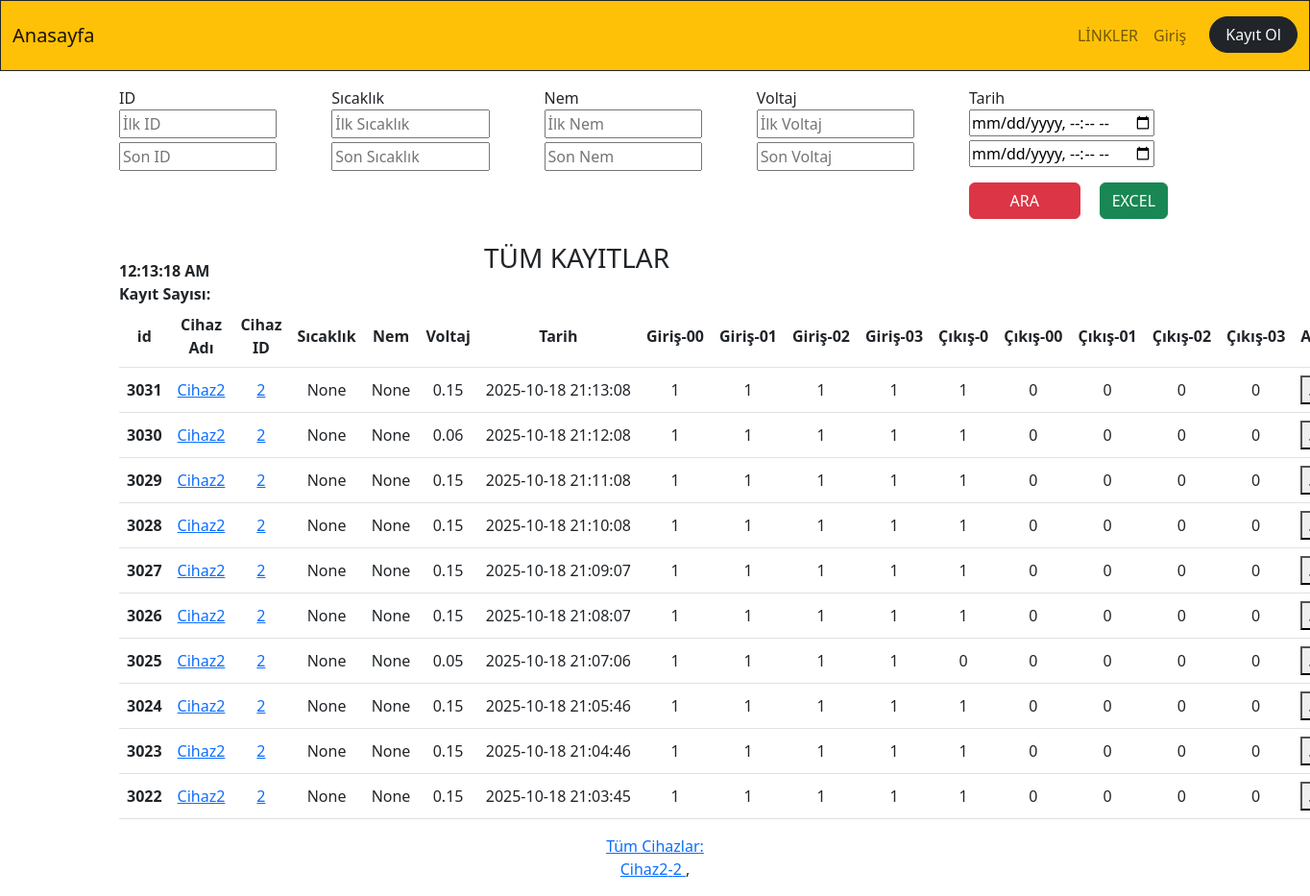
Before: / with the older database file.
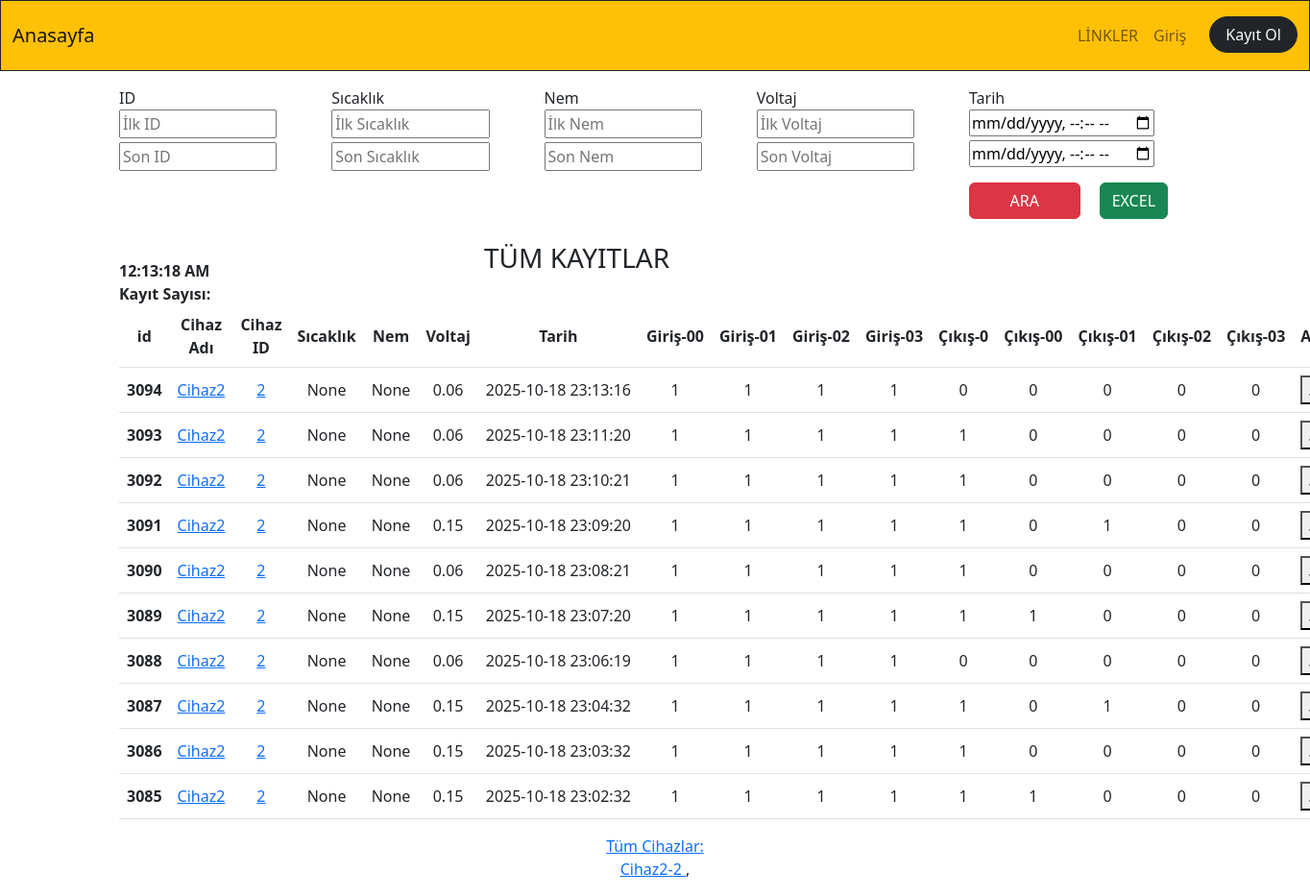
After: the same page with the newer database file.
### app_monitor/models.py (models this page shows, shortened)
class Temperature(models.Model):
    id=models.BigAutoField(primary_key=True,db_column='ID')
    temperature=models.FloatField(blank=True,null=True)
    humidity=models.FloatField(blank=True,null=True)
    volcum=models.FloatField(blank=True,null=True)
    date=models.DateTimeField()
    mail=models.BooleanField(default=False)
    additionalText=models.CharField(blank=True,null=True, max_length=50)
    device_id=models.ForeignKey(Device,on_delete=models.CASCADE,null=True, blank=True)
    device_name=models.CharField(blank=True,null=True, max_length=50)
    cikis0=models.CharField(blank=True,null=True, max_length=5)
    cikis00=models.CharField(blank=True,null=True, max_length=5)
    cikis01=models.CharField(blank=True,null=True, max_length=5)
    cikis02=models.CharField(blank=True,null=True, max_length=5)
    cikis03=models.CharField(blank=True,null=True, max_length=5)
    input00=models.CharField(blank=True,null=True, max_length=1)
    input01=models.CharField(blank=True,null=True, max_length=1)
    input02=models.CharField(blank=True,null=True, max_length=1)
    input03=models.CharField(blank=True,null=True, max_length=1)
    tag_id=models.ForeignKey(RFID_Kisi,on_delete=models.CASCADE,null=True,blank=True)
    staff_name=models.CharField(blank=True,null=True, max_length=30)

class Device(models.Model):
    device_id=models.IntegerField(primary_key=True,db_column='ID')
    device_name=models.CharField(blank=True,null=True, max_length=20)
    device_ip=models.CharField(blank=True,null=True, max_length=20)
    device_port=models.IntegerField(blank=True,null=True)
    device_function=models.CharField(blank=True,null=True, max_length=20)
    device_state=models.BooleanField(blank=True,null=True,default=False) #241225
    def __str__(self):
        return(f"{self.device_id}")

### app_monitor/views.py (the view)
# urls.py: path('',dashboard,name="dashboard"),
def dashboard(request):
    print("dashboard girdi....")
    device_query=Device.objects.all().order_by(Lower('device_name'))
    deviceAll = Temperature.objects.order_by('-id')
    paginator = Paginator(deviceAll, 10)  # Show 5 contacts per page.
    device_search_count = deviceAll.count()
    page_number = request.GET.get('page')
    devicePaginator = paginator.get_page(page_number)
    context=dict(
        device_query=device_query,
        devicePaginator=devicePaginator,
    )
    return render(request,"app_monitor/dashboard.html",context)

### app_monitor/templates/app_monitor/dashboard.html (shortened to what the changed rows need)
{% extends "core/base.html" %}
{% load static %}
{% block content %}
<div class="container">
        <div id="temperature_ajax">
            <b>Kayıt Sayısı: </b>{{kayit_sayisi_total_ajax}} <br>
               <table class="table table-hover">
              <thead>
                 <tr>
                  <th scope="col">id</th>
                  <th scope="col">Cihaz Adı</th>
                  <th scope="col">Cihaz ID</th>
                  <th scope="col">Sıcaklık</th>
                  <th scope="col">Nem</th>
                  <th scope="col">Voltaj</th>
                  <th scope="col">Tarih</th>
                  <th scope="col">Giriş-00</th>
                  <th scope="col">Giriş-01</th>
                  <th scope="col">Giriş-02</th>
                  <th scope="col">Giriş-03</th>
                  <th scope="col">Çıkış-0</th>
                  <th scope="col">Çıkış-00</th>
                  <th scope="col">Çıkış-01</th>
                  <th scope="col">Çıkış-02</th>
                  <th scope="col">Çıkış-03</th>
                  <th scope="col">Açıklama</th>
                 </tr>
               </thead>
             <tbody>
             {% for temp in devicePaginator %}
             <tr>
                 {% if temp.temperature >= 45 %}
               <th scope="row" style="background-color:#FF0000">{{temp.id}}</th>
               <td style="background-color:#FF0000">{{temp.temperature}}</td>
                <td style="background-color:#FF0000"> {{temp.date|date:'Y-m-d H:i:s'}}</td>
                     {% if temp.mailSend == False %}
                     <td style="background-color:#FF0000"> {{temp.mailSend}}</td>
                     {% else %}
                     <td style="background-color:#0000FF"> {{temp.mailSend}}</td>
                     {% endif %}
                 {% else %}
               <th scope="row" >{{temp.id}}</th>
               <td> <a target="_blank" href="/app_monitor/cihazlar/cihaz_adi={{temp.device_name}}" >{{temp.device_name}}</a> </td>
               <td> <a target="_blank" href="/app_monitor/cihazlar/cihaz_id={{temp.device_id}}" >{{temp.device_id}}</a> </td>
               <td >{{temp.temperature}}</td>
               <td >{{temp.humidity}}</td>
               <td >{{temp.volcum}}</td>
               <td > {{temp.date|date:'Y-m-d H:i:s'}}</td>
                {% if temp.input00 == "0" %} <td class="m-3" style="background-color:orange;margin:10px">{{temp.input00}}</td> {% else %} <td >{{temp.input00}}</td> {% endif %}
                {% if temp.input01 == "0" %} <td class="" style="text-align:center;vertical-align:middle;background-color:orange;">{{temp.input01}}</td> {% else %} <td >{{temp.input01}}</td> {% endif %}
                <td style="">{{temp.input02}}</td>
                <td >{{temp.input03}}</td>
                <td >{{temp.cikis0}}</td>
                <td >{{temp.cikis00}}</td>
                <td >{{temp.cikis01}}</td>
                <td >{{temp.cikis02}}</td>
                <td >{{temp.cikis03}}</td>
               <td style="display: flex;text-align:start;vertical-align:middle">
                <button type="button" data-bs-toggle="modal" data-bs-target="#modal{{temp.id}}" data-bs-toggle="modal">...</button>
              </td>
               {% endif %}
             </tr>
           {% endfor %}
             </tbody>
            </table>
            </div>
            <div class="row">
              <div class="col-sm-12 text-center mb-3">
              <a href="/app_monitor/cihazlar_tum" target="_blank">Tüm Cihazlar:</a>
              <br>
              {% for device in device_query %}
              <a href="/app_monitor/cihazlar/{{device.device_name.capitalize}}/port={{device.device_port}}/devid={{device.pk}} " target="_blank">{{device.device_name}}-{{device.device_id}} </a> ,
              {% endfor %}
              <br>
              </div>
              </div>
        </div>
{% endblock content %}

Changed rows visible on the page:
no longer on this page (row unchanged): Temperature: id "3031", device_name "Cihaz2", device_id "2", temperature "None", humidity "None", volcum "0.15", date "2025-10-18 21:13:08", input00 "1", input01 "1", input02 "1", input03 "1", cikis0 "1", cikis00 "0", cikis01 "0", cikis02 "0", cikis03 "0"
no longer on this page (row unchanged): Temperature: id "3030", device_name "Cihaz2", device_id "2", temperature "None", humidity "None", volcum "0.06", date "2025-10-18 21:12:08", input00 "1", input01 "1", input02 "1", input03 "1", cikis0 "1", cikis00 "0", cikis01 "0", cikis02 "0", cikis03 "0"
no longer on this page (row unchanged): Temperature: id "3029", device_name "Cihaz2", device_id "2", temperature "None", humidity "None", volcum "0.15", date "2025-10-18 21:11:08", input00 "1", input01 "1", input02 "1", input03 "1", cikis0 "1", cikis00 "0", cikis01 "0", cikis02 "0", cikis03 "0"
no longer on this page (row unchanged): Temperature: id "3028", device_name "Cihaz2", device_id "2", temperature "None", humidity "None", volcum "0.15", date "2025-10-18 21:10:08", input00 "1", input01 "1", input02 "1", input03 "1", cikis0 "1", cikis00 "0", cikis01 "0", cikis02 "0", cikis03 "0"
no longer on this page (row unchanged): Temperature: id "3027", device_name "Cihaz2", device_id "2", temperature "None", humidity "None", volcum "0.15", date "2025-10-18 21:09:07", input00 "1", input01 "1", input02 "1", input03 "1", cikis0 "1", cikis00 "0", cikis01 "0", cikis02 "0", cikis03 "0"
no longer on this page (row unchanged): Temperature: id "3026", device_name "Cihaz2", device_id "2", temperature "None", humidity "None", volcum "0.15", date "2025-10-18 21:08:07", input00 "1", input01 "1", input02 "1", input03 "1", cikis0 "1", cikis00 "0", cikis01 "0", cikis02 "0", cikis03 "0"
no longer on this page (row unchanged): Temperature: id "3025", device_name "Cihaz2", device_id "2", temperature "None", humidity "None", volcum "0.05", date "2025-10-18 21:07:06", input00 "1", input01 "1", input02 "1", input03 "1", cikis0 "0", cikis00 "0", cikis01 "0", cikis02 "0", cikis03 "0"
no longer on this page (row unchanged): Temperature: id "3024", device_name "Cihaz2", device_id "2", temperature "None", humidity "None", volcum "0.15", date "2025-10-18 21:05:46", input00 "1", input01 "1", input02 "1", input03 "1", cikis0 "1", cikis00 "0", cikis01 "0", cikis02 "0", cikis03 "0"
no longer on this page (row unchanged): Temperature: id "3023", device_name "Cihaz2", device_id "2", temperature "None", humidity "None", volcum "0.15", date "2025-10-18 21:04:46", input00 "1", input01 "1", input02 "1", input03 "1", cikis0 "1", cikis00 "0", cikis01 "0", cikis02 "0", cikis03 "0"
no longer on this page (row unchanged): Temperature: id "3022", device_name "Cihaz2", device_id "2", temperature "None", humidity "None", volcum "0.15", date "2025-10-18 21:03:45", input00 "1", input01 "1", input02 "1", input03 "1", cikis0 "1", cikis00 "0", cikis01 "0", cikis02 "0", cikis03 "0"
added Temperature: id "3094", device_name "Cihaz2", device_id "2", temperature "None", humidity "None", volcum "0.06", date "2025-10-18 23:13:16", input00 "1", input01 "1", input02 "1", input03 "1", cikis0 "0", cikis00 "0", cikis01 "0", cikis02 "0", cikis03 "0"
added Temperature: id "3093", device_name "Cihaz2", device_id "2", temperature "None", humidity "None", volcum "0.06", date "2025-10-18 23:11:20", input00 "1", input01 "1", input02 "1", input03 "1", cikis0 "1", cikis00 "0", cikis01 "0", cikis02 "0", cikis03 "0"
added Temperature: id "3092", device_name "Cihaz2", device_id "2", temperature "None", humidity "None", volcum "0.06", date "2025-10-18 23:10:21", input00 "1", input01 "1", input02 "1", input03 "1", cikis0 "1", cikis00 "0", cikis01 "0", cikis02 "0", cikis03 "0"
added Temperature: id "3091", device_name "Cihaz2", device_id "2", temperature "None", humidity "None", volcum "0.15", date "2025-10-18 23:09:20", input00 "1", input01 "1", input02 "1", input03 "1", cikis0 "1", cikis00 "0", cikis01 "1", cikis02 "0", cikis03 "0"
added Temperature: id "3090", device_name "Cihaz2", device_id "2", temperature "None", humidity "None", volcum "0.06", date "2025-10-18 23:08:21", input00 "1", input01 "1", input02 "1", input03 "1", cikis0 "1", cikis00 "0", cikis01 "0", cikis02 "0", cikis03 "0"
added Temperature: id "3089", device_name "Cihaz2", device_id "2", temperature "None", humidity "None", volcum "0.15", date "2025-10-18 23:07:20", input00 "1", input01 "1", input02 "1", input03 "1", cikis0 "1", cikis00 "1", cikis01 "0", cikis02 "0", cikis03 "0"
added Temperature: id "3088", device_name "Cihaz2", device_id "2", temperature "None", humidity "None", volcum "0.06", date "2025-10-18 23:06:19", input00 "1", input01 "1", input02 "1", input03 "1", cikis0 "0", cikis00 "0", cikis01 "0", cikis02 "0", cikis03 "0"
added Temperature: id "3087", device_name "Cihaz2", device_id "2", temperature "None", humidity "None", volcum "0.15", date "2025-10-18 23:04:32", input00 "1", input01 "1", input02 "1", input03 "1", cikis0 "1", cikis00 "0", cikis01 "1", cikis02 "0", cikis03 "0"
added Temperature: id "3086", device_name "Cihaz2", device_id "2", temperature "None", humidity "None", volcum "0.15", date "2025-10-18 23:03:32", input00 "1", input01 "1", input02 "1", input03 "1", cikis0 "1", cikis00 "0", cikis01 "0", cikis02 "0", cikis03 "0"
added Temperature: id "3085", device_name "Cihaz2", device_id "2", temperature "None", humidity "None", volcum "0.15", date "2025-10-18 23:02:32", input00 "1", input01 "1", input02 "1", input03 "1", cikis0 "1", cikis00 "1", cikis01 "0", cikis02 "0", cikis03 "0"
